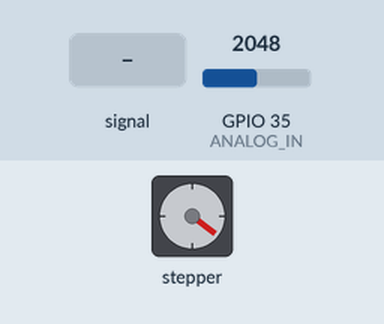
This program was run on a simulated ESP32. Parts: stepper motor. The inputs (shaded band) are chosen by the test bench; at power-on: GPIO 35 (ANALOG_IN) = 2048. Stepper angles assume 200 steps per turn.

Above: at 1.24 s.
1.3 s: GPIO 35 (ANALOG_IN) set to 0
2.8 s: GPIO 35 (ANALOG_IN) set to 4
At 3.6 s:
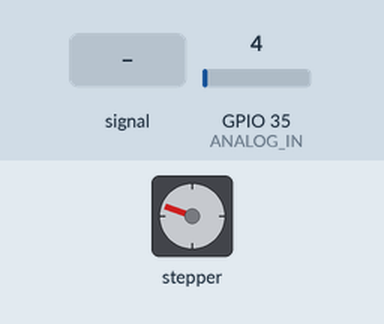
5.8 s: GPIO 35 (ANALOG_IN) set to 491
At 6.25 s:
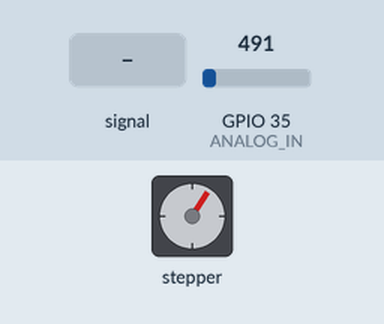
8.8 s: GPIO 35 (ANALOG_IN) fed a 200 Hz sine of ±327 counts around its level
At 8.95 s:
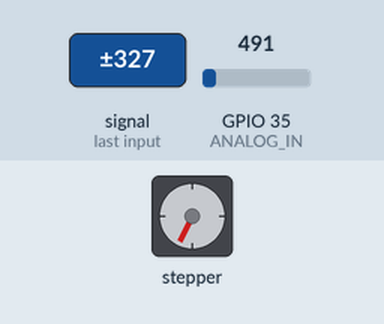
11.8 s: GPIO 35 (ANALOG_IN) set to 1228
At 12.25 s:
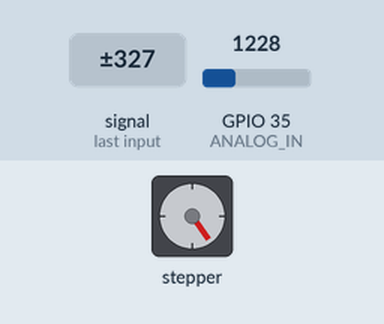
14.8 s: GPIO 35 (ANALOG_IN) fed a 1000 Hz sine of ±1023 counts around its level
Timing chart, 0 to 18.8 s (numbered marks = the images above; inputs shaded):
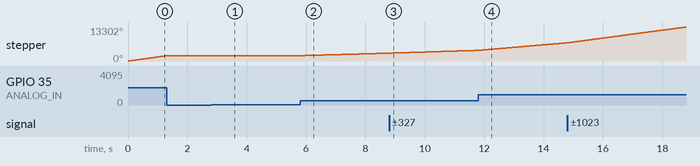

The program:

main.cpp
```cpp
#include <Arduino.h>
#include <AccelStepper.h>

#define dirPin 15
#define stepPin 2
#define motorInterfaceType 1

// Define a stepper and the pins it will use
AccelStepper stepper = AccelStepper(motorInterfaceType, stepPin, dirPin); ; // Defaults to AccelStepper::FULL4WIRE (4 pins) on 2, 3, 4, 5

// This defines the analog input pin for reading the control voltage
// Tested with a 10k linear pot between 5v and GND
#define ANALOG_IN 35

void setup()
{
  stepper.setMaxSpeed(7000);
}

void loop()
{
  // Read new position
  int analog_in = analogRead(ANALOG_IN);
  int speed = map(analog_in, 0, 2300, 0, 1067);
  stepper.setSpeed(speed);
  stepper.runSpeed();
}
```

Measured:
- after the input at 1.3 s, stepper: stops changing and stays 2088°
- by itself, stepper: keeps turning clockwise at about 1632°/s
